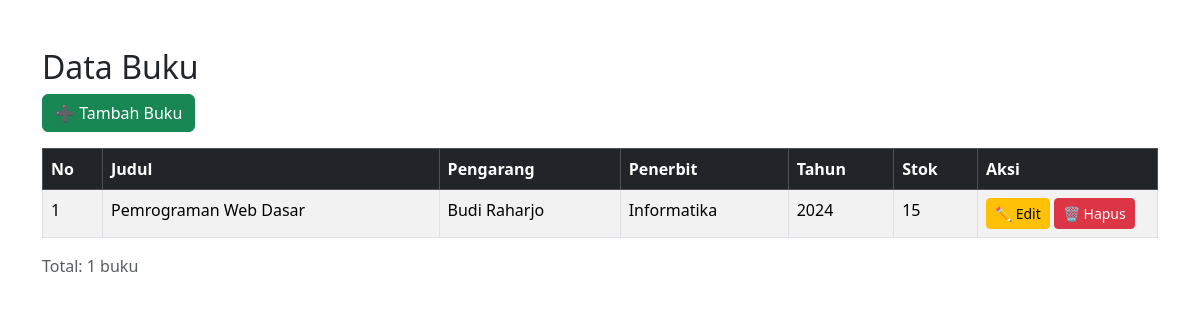
Before: / with the older database file.
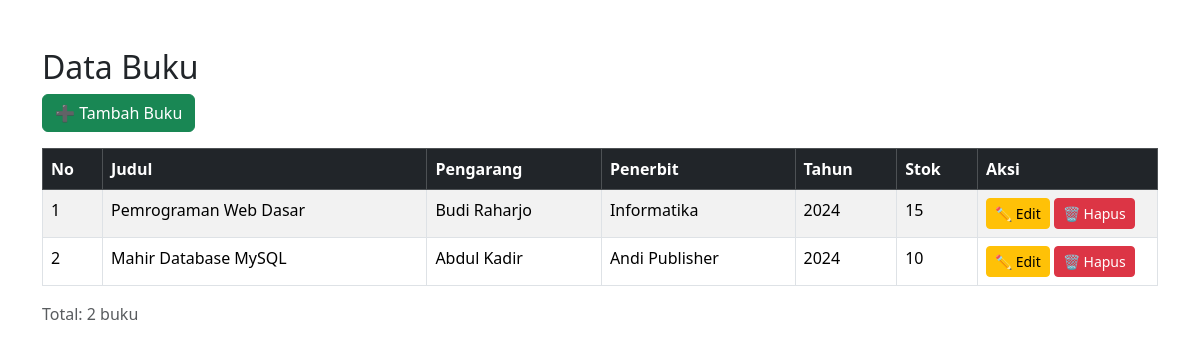
After: the same page with the newer database file.
### tables this page shows
CREATE TABLE `buku` (
  `id` int(11) NOT NULL,
  `judul` varchar(150) NOT NULL,
  `pengarang` varchar(100) NOT NULL,
  `penerbit` varchar(100) NOT NULL,
  `tahun_terbit` year(4) NOT NULL,
  `stok` int(11) DEFAULT 0,
  `created_at` timestamp NOT NULL DEFAULT current_timestamp()
);

### index.php (the view, shortened to what this page needs)
<?php
require_once 'config/database.php';
$stmt = $pdo->query("SELECT * FROM buku ORDER BY id DESC");
$buku = $stmt->fetchAll();
?>
<!DOCTYPE html>
<html lang="id">
<head>
    <link href="https://cdn.jsdelivr.net/npm/bootstrap@5.3.2/dist/css/bootstrap.min.css" rel="stylesheet">
</head>
<body>
<div class="container mt-5">
    <h2>Data Buku</h2>
    <a href="create.php" class="btn btn-success mb-3">➕ Tambah Buku</a>
    <table class="table table-bordered table-striped table-hover">
        <thead class="table-dark">
            <tr>
                <th width="60">No</th>
                <th>Judul</th>
                <th>Pengarang</th>
                <th>Penerbit</th>
                <th>Tahun</th>
                <th>Stok</th>
                <th width="180">Aksi</th>
            </tr>
        </thead>
        <tbody>
            <?php if (count($buku) > 0): ?>
                <?php $no = 1; ?>
                <?php foreach ($buku as $row): ?>
                <tr>
                    <td><?= $no++ ?></td>
                    <td><?= htmlspecialchars($row['judul']) ?></td>
                    <td><?= htmlspecialchars($row['pengarang']) ?></td>
                    <td><?= htmlspecialchars($row['penerbit']) ?></td>
                    <td><?= htmlspecialchars($row['tahun_terbit']) ?></td>
                    <td><?= htmlspecialchars($row['stok']) ?></td>
                    <td>
                        <a href="edit.php?id=<?= $row['id'] ?>" class="btn btn-warning btn-sm">✏️ Edit</a>
                        <a href="delete.php?id=<?= $row['id'] ?>" class="btn btn-danger btn-sm" onclick="return confirm('Yakin hapus?')">🗑️ Hapus</a>
                    </td>
                </tr>
                <?php endforeach; ?>
            <?php else: ?>
                <tr><td colspan="7" class="text-center">Belum ada data.</td></tr>
            <?php endif; ?>
        </tbody>
    </table>
    <p class="text-muted">Total: <?= count($buku) ?> buku</p>
</div>
</body>
</html>

Changed rows visible on the page:
added buku: judul "Mahir Database MySQL", pengarang "Abdul Kadir", penerbit "Andi Publisher", tahun_terbit "2024", stok "10"
Other visible differences:
count($buku): "1" → "2"
